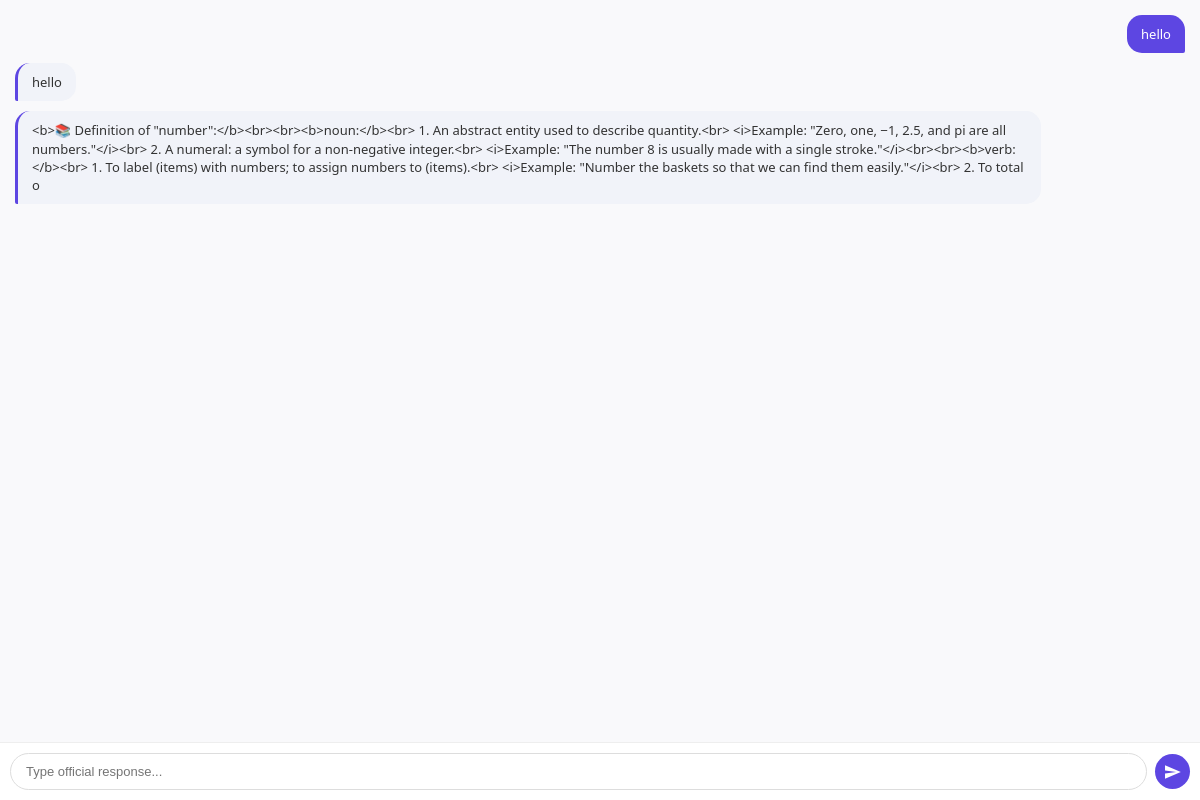
The app's page /Admin/view_conversation.php?conv_id=h7t96fullqskmfm0at826vgjfl with its own data.
### tables this page shows
CREATE TABLE `chat_messages` (
  `id` int(11) NOT NULL,
  `conversation_id` varchar(50) DEFAULT NULL,
  `sender_type` varchar(10) DEFAULT NULL,
  `message` text DEFAULT NULL,
  `created_at` timestamp NOT NULL DEFAULT current_timestamp(),
  `intent` varchar(100) DEFAULT NULL
);

### Admin/view_conversation.php (the view, shortened to what this page needs)
<?php
$conn = mysqli_connect("localhost", "root", "", "portal-asisstant-ai");
$current_file = $_SERVER['PHP_SELF'];
$conv_id = $_REQUEST['conv_id'] ?? '21';
$chat_result = mysqli_query($conn, "SELECT * FROM chat_messages WHERE conversation_id = '$conv_id' ORDER BY created_at ASC");
?>
<!DOCTYPE html>
<html>
<head>
</head>
<body>
<div class="escalation-box">
    <div class="viewing-area" id="chatScroll">
        <?php while($row = mysqli_fetch_assoc($chat_result)): ?>
            <div class="bubble <?php echo ($row['sender_type'] == 'student') ? 'student' : 'admin'; ?>">
                <?php echo htmlspecialchars($row['message']); ?>
            </div>
        <?php endwhile; ?>
    </div>
    <form class="input-area" method="POST" action="<?php echo $current_file; ?>?conv_id=<?php echo $conv_id; ?>">
        <input type="text" name="message" placeholder="Type official response..." required autocomplete="off">
        <button type="submit" name="submit" class="send-btn">
            <span class="material-icons" style="font-size: 18px;">send</span>
        </button>
    </form>
</div>
</body>
</html>

### Admin/view_conversation.php (style rules this page uses)
body, html { margin: 0; padding: 0; height: 100%; overflow: hidden; font-family: 'Segoe UI', sans-serif; }
.escalation-box { display: flex; flex-direction: column; height: 100vh; width: 100%; background: white; }
.viewing-area { flex: 1; padding: 15px; overflow-y: auto; display: flex; flex-direction: column; gap: 10px; background: #f9f9fb; }
.bubble { max-width: 85%; padding: 10px 14px; border-radius: 15px; font-size: 13px; line-height: 1.4; }
.student { align-self: flex-end; background: #5d46e2; color: white; border-bottom-right-radius: 2px; }
.admin { align-self: flex-start; background: #f1f3f9; color: #333; border-bottom-left-radius: 2px; border-left: 3px solid #5d46e2; }
.input-area { padding: 10px; border-top: 1px solid #eee; display: flex; align-items: center; gap: 8px; background: white; }
.input-area input { flex: 1; padding: 10px 15px; border: 1px solid #ddd; border-radius: 20px; outline: none; font-size: 13px; }
.send-btn { background: #5d46e2; color: white; border: none; width: 35px; height: 35px; border-radius: 50%; cursor: pointer; display: flex; align-items: center; justify-content: center; }

### records on screen
chat_messages: message "hello"
chat_messages: message "hello"
chat_messages: message "<b>📚 Definition of \"number\":</b><br><br><b>noun:</b><br> 1. An abstract entity used to describe quantity.<br> <i>Example: \"Zero, one, −1, 2.5, and pi are all numbers.\"</i><br> 2. A numeral: a symbol for a non-negative integer.<br> <i>Example: \"The number 8 is usually made with a single stroke.\"</i><br><br><b>verb:</b><br> 1. To label (items) with numbers; to assign numbers to (items).<br> <i>Example: \"Number the baskets so that we can find them easily.\"</i><br> 2. To total o"
